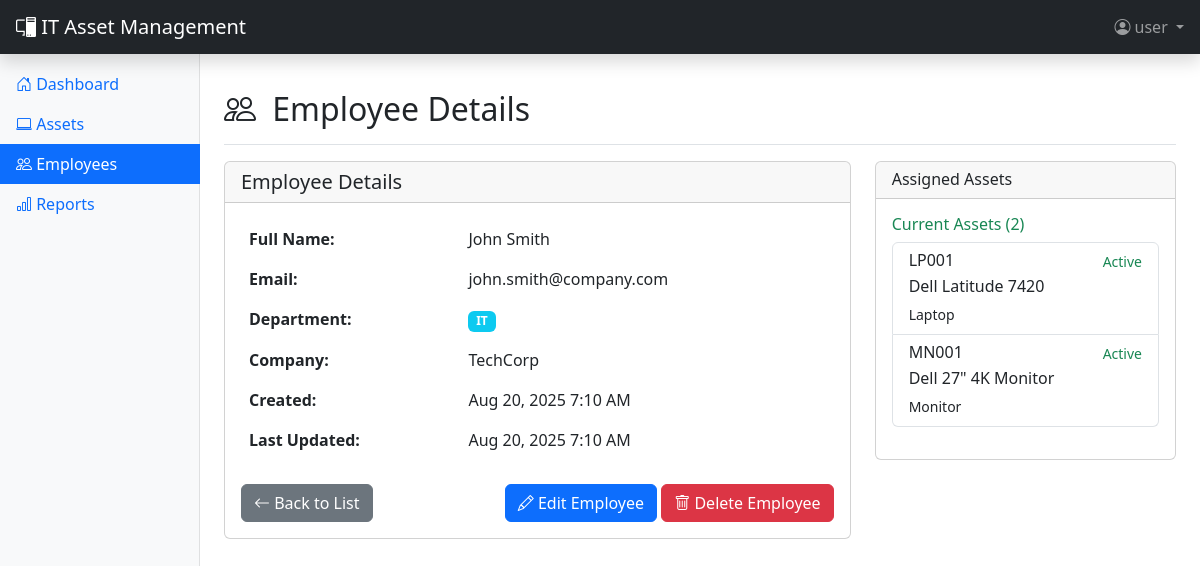
Page /employees.php?action=view&id=1 (signed in) on the committed database.
### tables this page shows
CREATE TABLE employees (
    id INT AUTO_INCREMENT PRIMARY KEY,
    name VARCHAR(100) NOT NULL,
    department VARCHAR(100),
    company VARCHAR(100),
    email VARCHAR(100) UNIQUE,
    created_at TIMESTAMP DEFAULT CURRENT_TIMESTAMP,
    updated_at TIMESTAMP DEFAULT CURRENT_TIMESTAMP ON UPDATE CURRENT_TIMESTAMP
);

CREATE TABLE assets (
    id INT AUTO_INCREMENT PRIMARY KEY,
    serial_number VARCHAR(100) NOT NULL UNIQUE,
    model VARCHAR(100),
    device_type ENUM('Laptop', 'Desktop', 'Projector', 'Monitor', 'Tablet', 'Phone', 'Server', 'Printer', 'Other') NOT NULL,
    site VARCHAR(50),
    purchased_by VARCHAR(100),
    current_user_id INT,
    previous_user_id INT,
    license VARCHAR(255),
    status ENUM('Active', 'Spare', 'Retired', 'Maintenance', 'Lost') DEFAULT 'Active',
    ram VARCHAR(20),
    os VARCHAR(50),
    purchase_date DATE,
    warranty_expiry DATE,
    notes TEXT,
    created_at TIMESTAMP DEFAULT CURRENT_TIMESTAMP,
    updated_at TIMESTAMP DEFAULT CURRENT_TIMESTAMP ON UPDATE CURRENT_TIMESTAMP,
    FOREIGN KEY (current_user_id) REFERENCES employees(id) ON DELETE SET NULL,
    FOREIGN KEY (previous_user_id) REFERENCES employees(id) ON DELETE SET NULL
);

### config/database.php (called while the page is built, shortened)
<?php
class Database {
    private $host = 'localhost';
    private $db_name = 'itam_system';
    private $username = 'root';
    private $password = '';
    private $charset = 'utf8mb4';
    public function getConnection() {
        $this->conn = null;
        try {
            $dsn = "mysql:host=" . $this->host . ";dbname=" . $this->db_name . ";charset=" . $this->charset;
            $options = [
                PDO::ATTR_ERRMODE => PDO::ERRMODE_EXCEPTION,
                PDO::ATTR_DEFAULT_FETCH_MODE => PDO::FETCH_ASSOC,
                PDO::ATTR_EMULATE_PREPARES => false,
            ];
            $this->conn = new PDO($dsn, $this->username, $this->password, $options);
        } catch(PDOException $e) {
            echo "Connection Error: " . $e->getMessage();
            exit;
        }
        return $this->conn;
    }
}
function getDB() {
    static $db = null;
    if ($db === null) {
        $database = new Database();
        $db = $database->getConnection();
    }
    return $db;
}
?>

### models/models.php (called while the page is built, shortened)
<?php
class Employee {
    private $db;
    public function __construct() {
        $this->db = getDB();
    }
    public function getById($id) {
        $stmt = $this->db->prepare("SELECT * FROM employees WHERE id = ?");
        $stmt->execute([$id]);
        return $stmt->fetch();
    }
}
?>

### employees.php (the view, shortened to what this page needs)
<?php
require_once 'config/database.php';
require_once 'models/models.php';
$employeeModel = new Employee();
$action = $_GET['action'] ?? 'list';
$id = $_GET['id'] ?? null;
$employee = null;
if (($action == 'edit' || $action == 'view') && $id) {
    $employee = $employeeModel->getById($id);
}
?>
<div class="d-flex justify-content-between flex-wrap flex-md-nowrap align-items-center pt-3 pb-2 mb-3 border-bottom">
    <h1 class="h2">
        <i class="bi bi-people me-2"></i>
        <?php
        switch($action) {
            case 'view': echo 'Employee Details'; break;
        }
        ?>
    </h1>
</div>
<?php if ($action == 'list'): ?>
    <div class="card mb-4">
        <div class="card-body">
            <form method="GET" class="row g-3">
                <div class="col-md-10">
                    <label for="search" class="form-label">Search Employees</label>
                    <input type="text" class="form-control" id="search" name="search"
                           placeholder="Name, email, or department..."
                           value="<?php echo htmlspecialchars($_GET['search'] ?? ''); ?>">
                </div>
                <div class="col-md-2">
                    <label class="form-label">&nbsp;</label>
                    <div class="d-grid">
                        <button type="submit" class="btn btn-primary">
                            <i class="bi bi-search"></i> Search
                        </button>
                    </div>
                </div>
            </form>
        </div>
    </div>
    <div class="card">
        <div class="card-body">
            <div class="table-responsive">
                <table class="table table-striped table-hover">
                    <thead class="table-dark">
                        <tr>
                            <th>Name</th>
                            <th>Email</th>
                            <th>Department</th>
                            <th>Company</th>
                            <th>Created</th>
                            <th>Actions</th>
                        </tr>
                    </thead>
                    <tbody>
                        <?php
                        $searchTerm = $_GET['search'] ?? '';
                        $employees = $employeeModel->getAll($searchTerm);
                        foreach($employees as $emp):
                        ?>
                        <tr>
                            <td><strong><?php echo htmlspecialchars($emp['name']); ?></strong></td>
                            <td><?php echo htmlspecialchars($emp['email']); ?></td>
                            <td>
                                <span class="badge bg-info"><?php echo htmlspecialchars($emp['department']); ?></span>
                            </td>
                            <td><?php echo htmlspecialchars($emp['company']); ?></td>
                            <td><?php echo date('M j, Y', strtotime($emp['created_at'])); ?></td>
                            <td class="table-actions">
                                <div class="btn-group btn-group-sm" role="group">
                                    <a href="employees.php?action=view&id=<?php echo $emp['id']; ?>"
                                       class="btn btn-outline-info" title="View">
                                        <i class="bi bi-eye"></i>
                                    </a>
                                    <a href="employees.php?action=edit&id=<?php echo $emp['id']; ?>"
                                       class="btn btn-outline-primary" title="Edit">
                                        <i class="bi bi-pencil"></i>
                                    </a>
                                    <button type="button" class="btn btn-outline-danger"
                                            onclick="deleteEmployee(<?php echo $emp['id']; ?>)" title="Delete">
                                        <i class="bi bi-trash"></i>
                                    </button>
                                </div>
                            </td>
                        </tr>
                        <?php endforeach; ?>
                        <?php if(empty($employees)): ?>
                        <tr>
                            <td colspan="6" class="text-center text-muted py-4">
                                <i class="bi bi-person-x display-1"></i><br>
                                No employees found
                            </td>
                        </tr>
                        <?php endif; ?>
                    </tbody>
                </table>
            </div>
        </div>
    </div>
<?php elseif ($action == 'view'): ?>
    <div class="row">
        <div class="col-md-8">
            <div class="card">
                <div class="card-header">
                    <h5 class="mb-0">Employee Details</h5>
                </div>
                <div class="card-body">
                    <table class="table table-borderless">
                        <tr>
                            <td class="fw-bold">Full Name:</td>
                            <td><?php echo htmlspecialchars($employee['name']); ?></td>
                        </tr>
                        <tr>
                            <td class="fw-bold">Email:</td>
                            <td><?php echo htmlspecialchars($employee['email'] ?: 'Not provided'); ?></td>
                        </tr>
                        <tr>
                            <td class="fw-bold">Department:</td>
                            <td>
                                <?php if ($employee['department']): ?>
                                    <span class="badge bg-info"><?php echo htmlspecialchars($employee['department']); ?></span>
                                <?php else: ?>
                                    Not specified
                                <?php endif; ?>
                            </td>
                        </tr>
                        <tr>
                            <td class="fw-bold">Company:</td>
                            <td><?php echo htmlspecialchars($employee['company'] ?: 'Not specified'); ?></td>
                        </tr>
                        <tr>
                            <td class="fw-bold">Created:</td>
                            <td><?php echo date('M j, Y g:i A', strtotime($employee['created_at'])); ?></td>
                        </tr>
                        <tr>
                            <td class="fw-bold">Last Updated:</td>
                            <td><?php echo date('M j, Y g:i A', strtotime($employee['updated_at'])); ?></td>
                        </tr>
                    </table>
                    <div class="d-flex justify-content-between mt-4">
                        <a href="employees.php" class="btn btn-secondary">
                            <i class="bi bi-arrow-left"></i> Back to List
                        </a>
                        <div>
                            <a href="employees.php?action=edit&id=<?php echo $employee['id']; ?>" class="btn btn-primary">
                                <i class="bi bi-pencil"></i> Edit Employee
                            </a>
                            <button type="button" class="btn btn-danger" onclick="deleteEmployee(<?php echo $employee['id']; ?>)">
                                <i class="bi bi-trash"></i> Delete Employee
                            </button>
                        </div>
                    </div>
                </div>
            </div>
        </div>
        <div class="col-md-4">
            <div class="card">
                <div class="card-header">
                    <h6 class="mb-0">Assigned Assets</h6>
                </div>
                <div class="card-body">
                    <?php
                    require_once 'models/models.php';
                    $db = getDB();
                    $stmt = $db->prepare("SELECT * FROM assets WHERE current_user_id = ? ORDER BY created_at DESC");
                    $stmt->execute([$employee['id']]);
                    $currentAssets = $stmt->fetchAll();
                    ?>
                    <h6 class="text-success">Current Assets (<?php echo count($currentAssets); ?>)</h6>
                    <?php if ($currentAssets): ?>
                        <div class="list-group mb-3">
                            <?php foreach ($currentAssets as $asset): ?>
                            <div class="list-group-item list-group-item-action">
                                <div class="d-flex w-100 justify-content-between">
                                    <h6 class="mb-1"><?php echo htmlspecialchars($asset['serial_number']); ?></h6>
                                    <small class="text-success">Active</small>
                                </div>
                                <p class="mb-1"><?php echo htmlspecialchars($asset['model']); ?></p>
                                <small><?php echo htmlspecialchars($asset['device_type']); ?></small>
                            </div>
                            <?php endforeach; ?>
                        </div>
                    <?php else: ?>
                        <p class="text-muted">No current assets assigned.</p>
                    <?php endif; ?>
                </div>
            </div>
        </div>
    </div>
<?php endif; ?>
<?php
require_once 'includes/layout.php';
?>

### rows in the picture
employees: name "John Smith", email "john.smith@company.com", department "IT", company "TechCorp", created_at "Aug 20, 2025 7:10 AM", updated_at "Aug 20, 2025 7:10 AM"
assets: serial_number "LP001", model "Dell Latitude 7420", device_type "Laptop"
assets: serial_number "MN001", model "Dell 27\" 4K Monitor", device_type "Monitor"

### other values in the picture
$currentUser['username'] "user"
count($currentAssets) "2"
